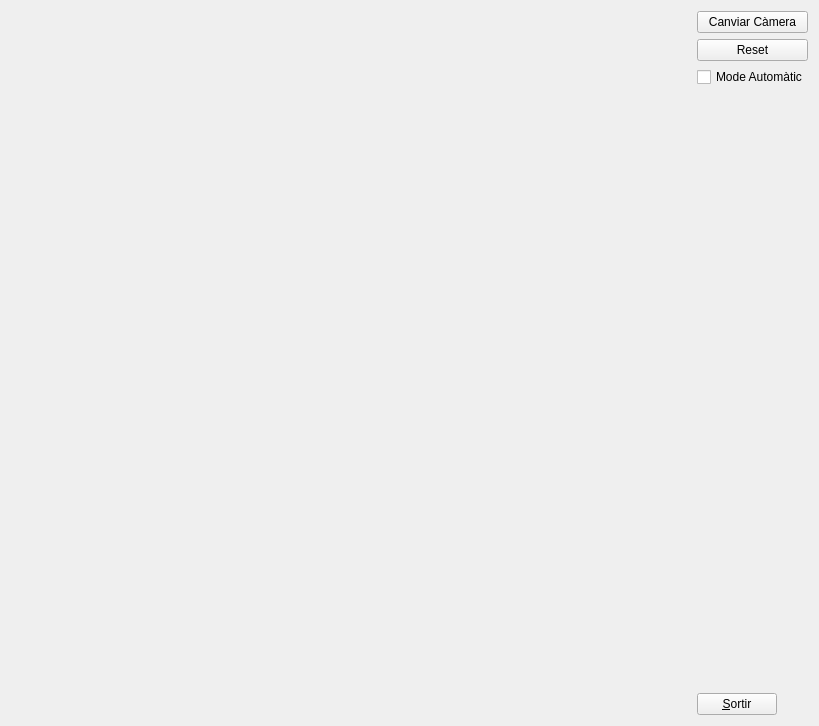
<?xml version="1.0" encoding="UTF-8"?>
<ui version="4.0">
 <class>MyForm</class>
 <widget class="QWidget" name="MyForm">
  <property name="geometry">
   <rect>
    <x>0</x>
    <y>0</y>
    <width>819</width>
    <height>726</height>
   </rect>
  </property>
  <property name="windowTitle">
   <string>IDI-Lab</string>
  </property>
  <layout class="QHBoxLayout" name="horizontalLayout">
   <item>
    <widget class="MyGLWidget" name="widget" native="true">
     <property name="sizePolicy">
      <sizepolicy hsizetype="Expanding" vsizetype="Expanding">
       <horstretch>0</horstretch>
       <verstretch>0</verstretch>
      </sizepolicy>
     </property>
    </widget>
   </item>
   <item>
    <layout class="QVBoxLayout" name="verticalLayout">
     <item>
      <widget class="QPushButton" name="botoCamera">
       <property name="text">
        <string>Canviar Càmera</string>
       </property>
      </widget>
     </item>
     <item>
      <widget class="QPushButton" name="botoReset">
       <property name="text">
        <string>Reset</string>
       </property>
      </widget>
     </item>
     <item>
      <widget class="QCheckBox" name="botoAutomtic">
       <property name="text">
        <string>Mode Automàtic</string>
       </property>
      </widget>
     </item>
     <item>
      <spacer name="verticalSpacer">
       <property name="orientation">
        <enum>Qt::Vertical</enum>
       </property>
       <property name="sizeHint" stdset="0">
        <size>
         <width>20</width>
         <height>40</height>
        </size>
       </property>
      </spacer>
     </item>
     <item>
      <widget class="QPushButton" name="pushButton">
       <property name="sizePolicy">
        <sizepolicy hsizetype="Fixed" vsizetype="Fixed">
         <horstretch>0</horstretch>
         <verstretch>0</verstretch>
        </sizepolicy>
       </property>
       <property name="text">
        <string>&amp;Sortir</string>
       </property>
      </widget>
     </item>
    </layout>
   </item>
  </layout>
 </widget>
 <customwidgets>
  <customwidget>
   <class>MyGLWidget</class>
   <extends>QWidget</extends>
   <header>MyGLWidget.h</header>
   <container>1</container>
   <slots>
    <slot>canviarCamera()</slot>
    <slot>resetEscena()</slot>
    <slot>alternarMovimentAutomatic()</slot>
   </slots>
  </customwidget>
 </customwidgets>
 <resources/>
 <connections>
  <connection>
   <sender>pushButton</sender>
   <signal>clicked()</signal>
   <receiver>MyForm</receiver>
   <slot>close()</slot>
   <hints>
    <hint type="sourcelabel">
     <x>750</x>
     <y>715</y>
    </hint>
    <hint type="destinationlabel">
     <x>839</x>
     <y>529</y>
    </hint>
   </hints>
  </connection>
  <connection>
   <sender>botoCamera</sender>
   <signal>clicked()</signal>
   <receiver>widget</receiver>
   <slot>canviarCamera()</slot>
   <hints>
    <hint type="sourcelabel">
     <x>726</x>
     <y>29</y>
    </hint>
    <hint type="destinationlabel">
     <x>648</x>
     <y>81</y>
    </hint>
   </hints>
  </connection>
  <connection>
   <sender>botoReset</sender>
   <signal>clicked()</signal>
   <receiver>widget</receiver>
   <slot>resetEscena()</slot>
   <hints>
    <hint type="sourcelabel">
     <x>759</x>
     <y>61</y>
    </hint>
    <hint type="destinationlabel">
     <x>561</x>
     <y>255</y>
    </hint>
   </hints>
  </connection>
  <connection>
   <sender>botoAutomtic</sender>
   <signal>clicked()</signal>
   <receiver>widget</receiver>
   <slot>alternarMovimentAutomatic()</slot>
   <hints>
    <hint type="sourcelabel">
     <x>786</x>
     <y>94</y>
    </hint>
    <hint type="destinationlabel">
     <x>634</x>
     <y>378</y>
    </hint>
   </hints>
  </connection>
 </connections>
</ui>
